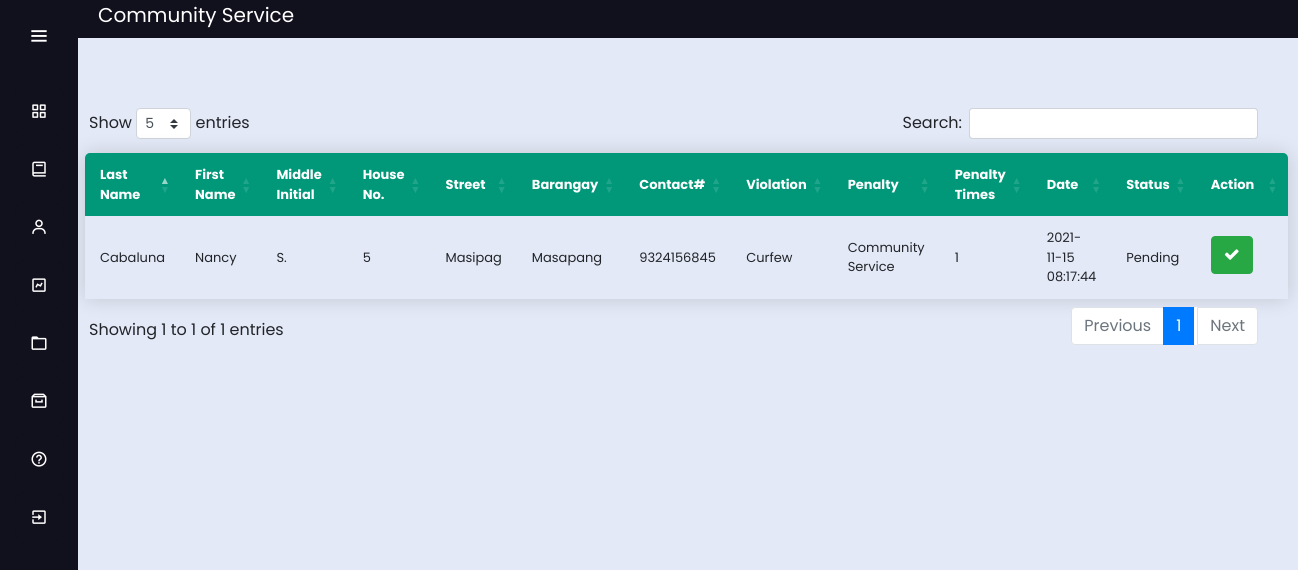
The page /masapang_service on the database its author committed.
### app.py (models this page shows)
class violators(db.Model):
    id = db.Column(db.Integer, primary_key=True)
    last_name = db.Column(db.String(30))
    last_name = db.Column(db.String(30))
    first_name = db.Column(db.String(30))
    middle_name = db.Column(db.String(30))
    house_number = db.Column(db.String(30))
    street = db.Column(db.String(30))
    barangay = db.Column(db.String(30))
    contact = db.Column(db.Integer)
    violation = db.Column(db.String(30))
    penalty = db.Column(db.String(30))
    total_penalty = db.Column(db.Integer)
    date = db.Column(db.DateTime, nullable=False, default=datetime.utcnow)
    status = db.Column(db.String(30))

### app.py (the view)
@app.route('/masapang_service')
def masapang_service():
        conn = get_db_connection()
        masapang_service = conn.execute("SELECT * FROM violators where penalty='Community Service' and barangay='Masapang' ").fetchall()
        conn.close()
        return render_template('masapang_service.html',masapang_service=masapang_service);

### app.py (called while the page is built)
def get_db_connection():
    conn = sqlite3.connect('database.db')
    conn.row_factory = sqlite3.Row
    return conn
    conn.close()
    c = conn.cursor()

### templates/masapang_service.html (shortened to what this page needs)
<!DOCTYPE html>
<html lang="en" dir="ltr">
  <head>
    <link rel="stylesheet" href="../static/css/style5.css">
    <link href='https://unpkg.com/boxicons@2.0.7/css/boxicons.min.css' rel='stylesheet'>
    <link rel="stylesheet" type="text/css" href="{{ url_for('static', filename="css/style2.css") }}">
  <link rel="stylesheet" href="https://cdnjs.cloudflare.com/ajax/libs/font-awesome/4.7.0/css/font-awesome.min.css">
  <link rel="stylesheet" href="https://stackpath.bootstrapcdn.com/bootstrap/4.3.1/css/bootstrap.min.css">
  <link rel="stylesheet" type="text/css" href="https://cdn.datatables.net/1.10.23/css/dataTables.bootstrap4.min.css">
  <link rel="stylesheet" type="text/css" href="https://cdnjs.cloudflare.com/ajax/libs/twitter-bootstrap/4.5.2/css/bootstrap.css">
   </head>
<body>
 <div class="sidebar" >
    <div class="logo-details">
        <i class='bx bx-menu' id="btn" ></i>
    </div>
    <ul class="nav-list">
      <li>
        <a href="{{ url_for('masapang_dashboard') }}">
          <i class='bx bx-grid-alt'></i>
        </a>
      </li>
      <li>
       <a href="{{ url_for('masapang') }}">
         <i class='bx bx-book' ></i>
       </a>
     </li>
      <li>
       <a href="{{ url_for('masapang_service') }}">
         <i class='bx bx-user' ></i>
       </a>
     </li>
     <li>
       <a href="{{ url_for('masapang_chart') }}">
         <i class='bx bx-chart' ></i>
       </a>
     </li>
     <li>
       <a href="{{ url_for('masapang_logs') }}">
         <i class='bx bx-folder' ></i>
       </a>
     </li>
     <li>
       <a href="{{ url_for('masapang_archive') }}">
         <i class='bx bx-archive' ></i>
       </a>
     </li>
     <li>
       <a href="{{ url_for('masapang_guidelines') }}">
         <i class='bx bx-help-circle' ></i>
       </a>
     </li>
     <li>
       <a href="{{ url_for('login') }}">
         <i class='bx bx-exit' ></i>
       </a>
     </li>
    </ul>
  </div>
  <section class="home-section">
   <p style="background: #11101D; font-size: 20px; color: white;"> <label style="margin-left: 20px;">Community Service </label><label style="float: right; margin-right: 20px;"></label>
      </p></br><br><br>
<div class="main" style="margin-left: 1px; margin-top: -90px;">
      <br>
   <input style="float: right; margin-right: 1280px; margin-top: px; font-weight: bold;" type="button" class="btn btn-xs btn-primary" value="Print Table" onclick="myApp.printTable()" />
  <br><br>
  <table class="content-table" id="example"  style="width: calc(100% - -30px); margin-left: -4px; font-size: 13px;">
  <thead style="background-color: ;">
  <tr >
    <th>Last Name</th>
    <th>First Name</th>
    <th>Middle Initial</th>
    <th>House No.</th>
    <th>Street</th>
    <th>Barangay</th>
    <th>Contact#</th>
    <th>Violation</th>
    <th>Penalty</th>
    <th>Penalty Times</th>
    <th>Date</th>
    <th>Status</th>
    <th width="110px;">Action</th>
  </tr>
  </thead>
  {%for bb in masapang_service%}
  <tr>
  <td>{{bb['last_name']}}</td>
  <td>{{bb['first_name']}}</td>
  <td>{{bb['middle_name']}}</td>
  <td>{{bb['house_number']}}</td>
  <td>{{bb['street']}}</td>
    <td>{{bb['barangay']}}</td>
    <td>{{bb['contact']}}</td>
    <td>{{bb['violation']}}</td>
    <td>{{bb['penalty']}}</td>
    <td>{{bb['total_penalty']}}</td>
    <td>{{bb['date']}}</td>
    <td>{{bb['status']}}</td>
    <td>
      <center>
      <a href="{{url_for('update', table="mup",last_name=bb['last_name'] ,first_name=bb['first_name'] ,middle_name=bb['middle_name'] ,house_number=bb['house_number'] ,street=bb['street'] ,barangay=bb['barangay'] ,contact=bb['contact'] ,violation=bb['violation'] ,penalty=bb['penalty'] ,total_penalty=bb['total_penalty'] ,date=bb['date'] ,status=bb['status'])}}" class="btn btn-xs btn-success" title="Click to Delete" style="margin-bottom: 5px;"><i class="fa fa-check" aria-hidden="true"></i></a>
      </center>
    </td>
  </tr>
  {%endfor%}
  </table>
  </div>
  </section>
</body>
</html>

### static/css/style5.css (style rules this page uses)
* { margin: 0; padding: 0; box-sizing: border-box; font-family: "Poppins" , sans-serif; }
.sidebar { position: fixed; left: 0; top: 0; height: 100%; width: 78px; background: #11101D; padding: 6px 14px; z-index: 99; transition: all 0.5s ease; }
.sidebar .logo-details { height: 60px; display: flex; align-items: center; position: relative; }
.sidebar .logo-details #btn { position: absolute; top: 50%; right: 0; transform: translateY(-50%); font-size: 22px; transition: all 0.4s ease; font-size: 23px; text-align: center; cursor: pointer; transition: all 0.5s ease; }
.sidebar i { color: #fff; height: 60px; min-width: 50px; font-size: 28px; text-align: center; line-height: 60px; }
.sidebar .nav-list { margin-top: 20px; height: 100%; }
.sidebar li { position: relative; margin: 8px 0; list-style: none; }
.sidebar li a { display: flex; height: 100%; width: 100%; border-radius: 12px; align-items: center; text-decoration: none; transition: all 0.4s ease; background: #11101D; }
.sidebar li i { height: 50px; line-height: 50px; font-size: 18px; border-radius: 12px; }
.home-section { position: relative; background: #E4E9F7; min-height: 100vh; top: 0; left: 78px; width: calc(100% - 78px); transition: all 0.5s ease; z-index: 2; }
.content-table { font-family: "Poppins" , sans-serif; border-collapse: collapse; margin: 25px 0; margin-top: 200px; font-size: 14px; min-width: 400px; border-radius: 5px 5px 0 0; overflow: hidden; box-shadow: 0 0 20px rgba(0, 0, 0, 0.15); margin-left: 20px; width: ; margin-top: -10px; width: calc(100% - 50px); }
.content-table thead tr { background-color: #009879; color: #ffffff; text-align: left; font-weight: bold; }
.content-table th, .content-table td { padding: 12px 15px; }
.content-table tbody tr { border-bottom: 1px solid #dddddd; }
.content-table tbody tr:last-of-type { border-bottom: 2px solid #009879; }

### static/css/style2.css (style rules this page uses)
body { margin:0px; padding: 0px; background-color:#1b203d; overflow: hidden; font-family: bernard; color: #1b203d; }
.main { margin-top: 50px; margin-left: 315px; margin-right: 30px; padding: 0px 10px; }
.btn { float: right; margin-right: 20px; }
table.dataTable thead .sorting:after, table.dataTable thead .sorting:before, table.dataTable thead .sorting_asc:after, table.dataTable thead .sorting_asc:before, table.dataTable thead .sorting_asc_disabled:after, table.dataTable thead .sorting_asc_disabled:before, table.dataTable thead .sorting_desc:after, table.dataTable thead .sorting_desc:before, table.dataTable thead .sorting_desc_disabled:after, table.dataTable thead .sorting_desc_disabled:before { bottom: .5em; }

### rows shown on the page
violators: last_name "Cabaluna", first_name "Nancy", middle_name "S.", house_number "5", street "Masipag", barangay "Masapang", contact "9324156845", violation "Curfew", penalty "Community Service", total_penalty "1", date "2021-11-15 08:17:44", status "Pending"
